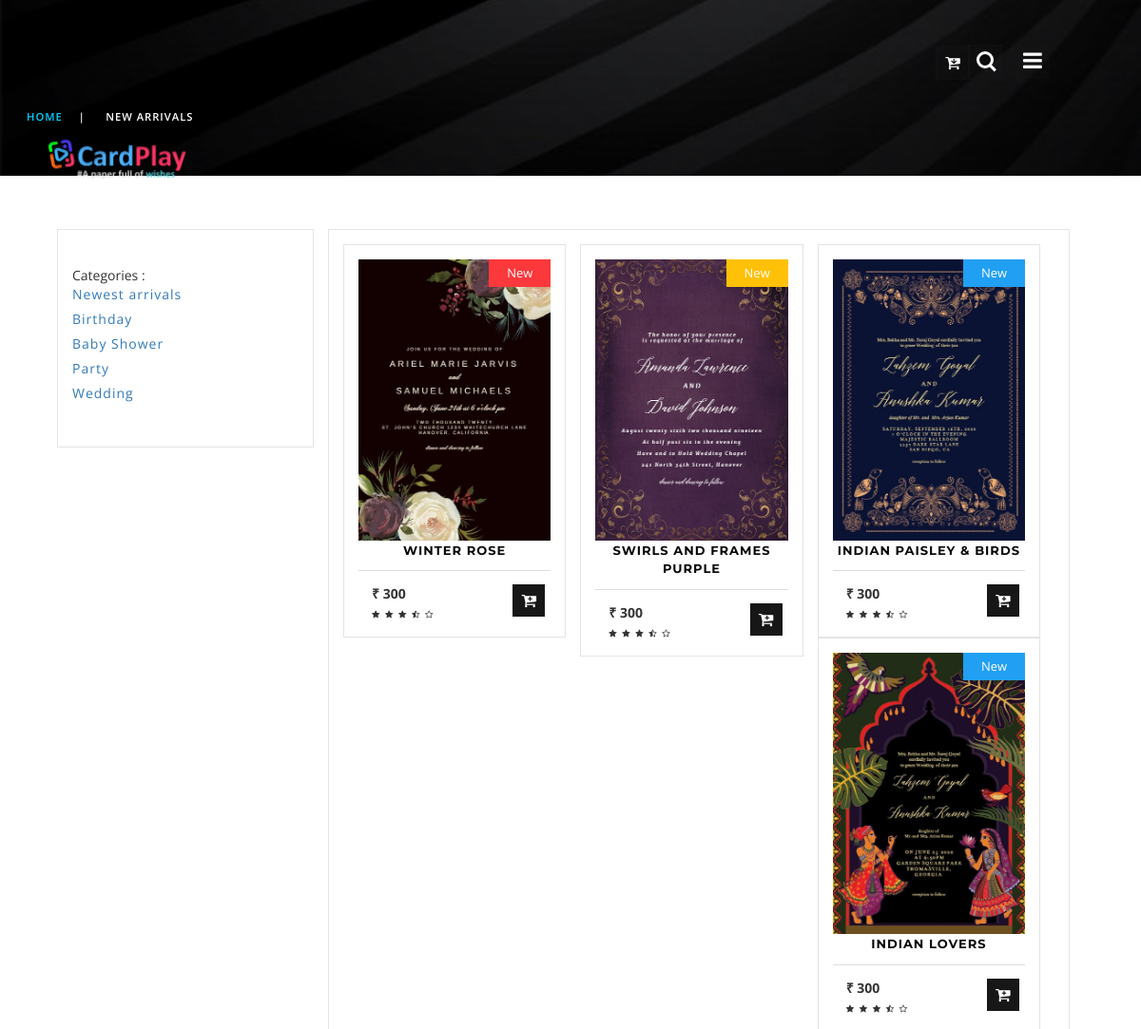
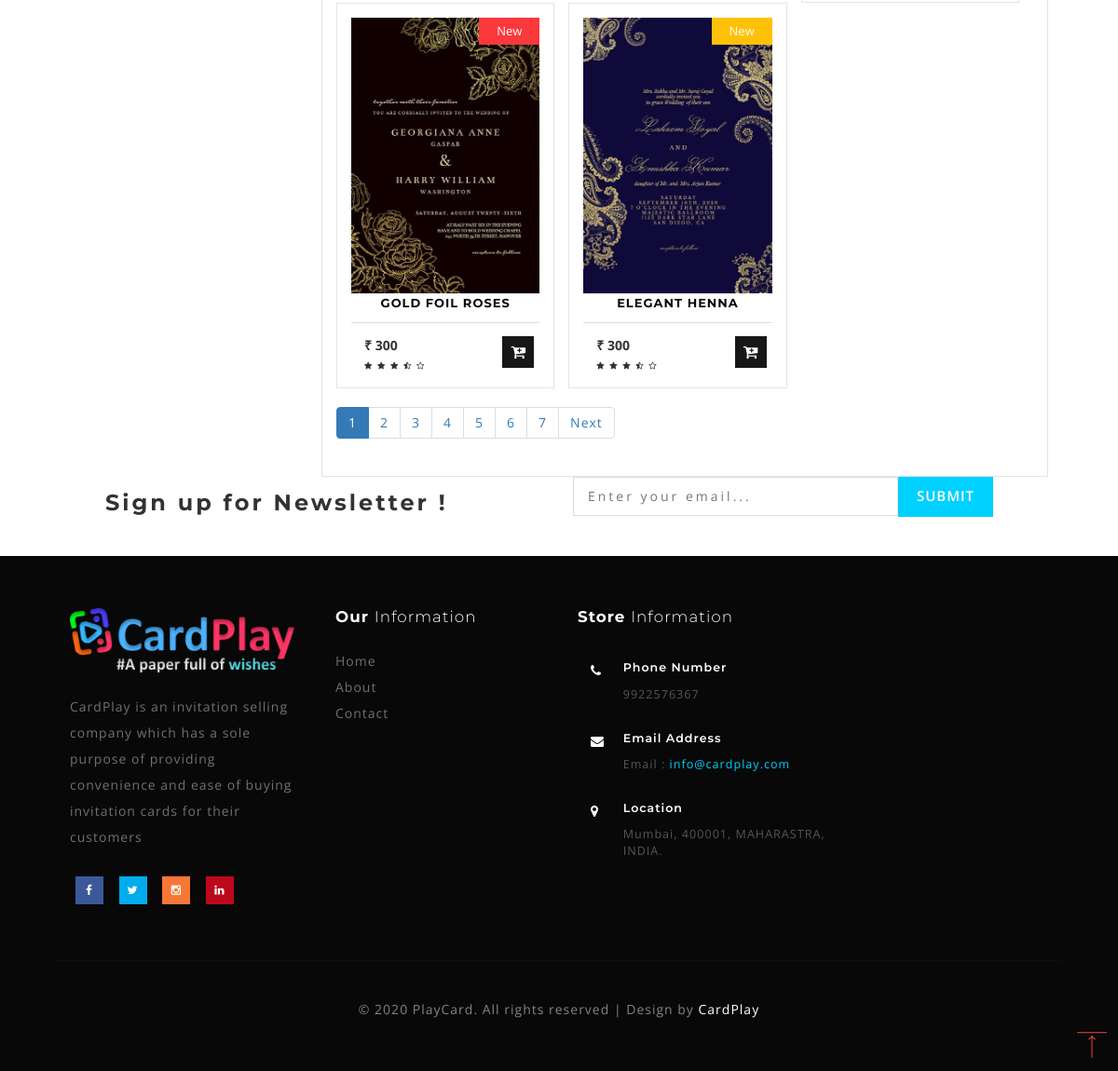
Screenshot of /arrivals.php with the database file from the repository (2 pictures, top to bottom).
### tables this page shows
CREATE TABLE `settings` (
  `id` int(255) NOT NULL,
  `site_name` varchar(255) NOT NULL,
  `logo` varchar(255) NOT NULL,
  `site_description` varchar(255) NOT NULL,
  `contact` varchar(255) NOT NULL,
  `email` varchar(255) NOT NULL,
  `location` varchar(255) NOT NULL,
  `footer_description` varchar(255) NOT NULL
);

CREATE TABLE `product_categories` (
  `category_id` int(255) NOT NULL,
  `category_name` varchar(255) NOT NULL,
  `cards` int(255) NOT NULL
);

CREATE TABLE `products` (
  `product_id` int(255) NOT NULL,
  `category` int(255) NOT NULL,
  `product_name` varchar(255) NOT NULL,
  `product_template` varchar(255) NOT NULL,
  `product_template_clear` varchar(255) NOT NULL,
  `price` int(255) NOT NULL,
  `discount` int(255) NOT NULL,
  `size` varchar(255) NOT NULL,
  `description` varchar(255) NOT NULL,
  `dealer` int(255) NOT NULL,
  `avail_stock` int(255) NOT NULL
);

### arrivals.php (the view, shortened to what this page needs)
<!DOCTYPE html>
<html lang="zxx">
<head>
	<link href="css/bootstrap.css" rel="stylesheet" type="text/css" media="all" />
	<link rel="stylesheet" href="css/shop.css" type="text/css" media="screen" property="" />
	<link href="css/style7.css" rel="stylesheet" type="text/css" media="all" />
	<link rel="stylesheet" type="text/css" href="css/jquery-ui1.css">
	<link href="css/style.css" rel="stylesheet" type="text/css" media="all" />
	<link href="css/font-awesome.css" rel="stylesheet">
</head>
<body>
<div class="banner_top innerpage" id="home">
		<div class="wrapper_top_w3layouts">
			<div class="header_agileits">
				<div class="logo inner_page_log">
					<?php
                    include "includes/dbh.php";
                    $query = "SELECT * FROM settings";
                    $queryfire = mysqli_query($conn, $query) or die("Query Failed.");
                    if(mysqli_num_rows($queryfire) > 0){
                      while($row = mysqli_fetch_assoc($queryfire)) {
                    ?>
					<a class="navbar-brand" href="index.php"><img src="images/<?php echo $row['logo'];?>" width="150"></a>
					<?php
                            }
                        }
                    ?>
				</div>
			            <?php
			            	include "includes/dbh.php";
			            ?>
				<div class="mobile-nav-button">
					<button id="trigger-overlay" type="button"><i class="fa fa-bars" aria-hidden="true"></i></button>
				</div>
				<div class="top_nav_right">
					<div class="cardcart cardcart2 cart cart box_1">
						<form action="cart.php" method="post" class="last">
							<button class="top_card_cart" type="submit" name="open-cart"><i class="fa fa-cart-arrow-down" aria-hidden="true"> <span id="cart-item" class="badge badge-danger"></span></i></button>
						</form>
					</div>
				</div>
			</div>
		</div>
		<div class="search_w3ls_agileinfo">
			<div class="cd-main-header">
				<ul class="cd-header-buttons">
					<li><a class="cd-search-trigger" href="#cd-search"> <span></span></a></li>
				</ul>
			</div>
		</div>
		<div class="services-breadcrumb_w3ls_agileinfo">
			<div class="inner_breadcrumb_agileits_w3">
				<ul class="short">
					<li><a href="index.php">Home</a><i>|</i></li>
					<li>New Arrivals</li>
				</ul>
			</div>
		</div>
	</div>
	<div class="ads-grid_shop">
		<div class="shop_inner_inf">
 		<?php include 'includes/sidemenu.php'; ?>
			<div class="left-ads-display col-md-9">
				<div class="wrapper_top_shop">
					<div class="product-sec1">
					<?php
                        include "includes/dbh.php";
                        $limit = 6;
                        if(isset($_GET['page'])){
                          $page = $_GET['page'];
                        }else{
                          $page = 1;
                        }
                        $offset = ($page - 1) * $limit;
                        $sql = "SELECT  products.category, products.product_id, products.product_name, products.product_template, products.product_template_clear, products.price, products.discount, products.description, product_categories.category_id FROM products LEFT JOIN product_categories ON products.category = product_categories.category_id ORDER BY products.product_id DESC LIMIT {$offset},{$limit}";
                        $result = mysqli_query($conn, $sql) or die("Query Failed products");
                        if(mysqli_num_rows($result) > 0){
                          while($row = mysqli_fetch_assoc($result)) {
                      ?>
						<div class="col-md-4 product-men">
							<div class="product-card-info card">
								<div class="men-pro-item">
									<div class="men-thumb-item">
										<img src="admin/product_images/sample/<?php echo $row['product_template'];?>" alt="">
										<span class="product-new-top">New</span>
									</div>
									<div class="item-info-product">
										<h4>
											<a href='single.php?id=<?php echo $row['product_id']; ?>'><?php echo $row['product_name'];?></a>
										</h4>
										<div class="info-product-price">
											<div class="grid_meta">
												<div class="product_price">
													<div class="grid-price ">
														<span class="money "> &#8377; <?php echo $row['price'];?></span>
													</div>
												</div>
												<ul class="stars">
													<li><a href="#"><i class="fa fa-star" aria-hidden="true"></i></a></li>
													<li><a href="#"><i class="fa fa-star" aria-hidden="true"></i></a></li>
													<li><a href="#"><i class="fa fa-star" aria-hidden="true"></i></a></li>
													<li><a href="#"><i class="fa fa-star-half-o" aria-hidden="true"></i></a></li>
													<li><a href="#"><i class="fa fa-star-o" aria-hidden="true"></i></a></li>
												</ul>
											</div>
											<div class="card single-item hvr-outline-out">
												<form action="" class="form-submit">
													<button class="card-cart pcard-cart addItemBtn"><i class="fa fa-cart-plus" aria-hidden="true"></i></button>
												</form>
											</div>
										</div>
										<div class="clearfix"></div>
									</div>
								</div>
							</div>
						</div>
						<?php
                          }
                        }else{
                          echo "<h2>No Record Found.</h2>";
                        }
                        $sql1 = "SELECT * FROM products";
                        $result1 = mysqli_query($conn, $sql1) or die("Query Failed.");
                        if(mysqli_num_rows($result1) > 0){
                          $total_records = mysqli_num_rows($result1);
                          $total_page = ceil($total_records / $limit);
                          echo '<ul class="pagination admin-pagination">';
                          for($i = 1; $i <= $total_page; $i++){
                            if($i == $page){
                              $active = "active";
                            }else{
                              $active = "";
                            }
                            echo '<li class="'.$active.'"><a href="arrivals.php?page='.$i.'">'.$i.'</a></li>';
                          }
                          if($total_page > $page){
                            echo '<li><a href="arrivals.php?page='.($page + 1).'">Next</a></li>';
                          }
                          echo '</ul>';
                        }
                        ?>
					</div>
				</div>
			</div>
	</div>
</div>
	<?php include 'footer.php'; ?>
    <a href="#home" id="toTop" class="scroll" style="display: block;"> <span id="toTopHover" style="opacity: 1;"> </span></a>
</body>
</html>

### includes/sidemenu.php (shortened to what this page needs)
<div class="side-bar col-md-3">
	<div class="left-side">
                 <div class="sb-sidenav-menu" id="navbarSupportedContent">
                 	<div class="sidebar-heading">Categories :</div>
		    <div class="list-group list-group-flush">
		    	<?php
                include "dbh.php";
                $sql = "SELECT * FROM product_categories WHERE cards > 0";
                $result = mysqli_query($conn, $sql) or die("Query Failed. : Category");
                if(mysqli_num_rows($result) > 0){
                  $active = "";
              ?>
		    	<ul>
		    	<?php echo "<li><a href='arrivals.php'>Newest arrivals</a></li>"; ?>
		    	<?php while($row = mysqli_fetch_assoc($result)) {
                   echo "<li><a class='{$active}' href='category.php?cid={$row['category_id']}'>{$row['category_name']}</a></li>";
                 } ?>
		      	</ul>
		      	<?php } ?>
		    </div>
	 	</div>
	</div>
</div>

### footer.php (shortened to what this page needs)
<div class="newsletter_w3layouts_agile">
	<div class="col-sm-6 newsleft">
		<h3>Sign up for Newsletter !</h3>
	</div>
	<div class="col-sm-6 newsright">
		<form action="#" method="post">
			<input type="email" placeholder="Enter your email..." name="email" required="">
			<input type="submit" value="Submit">
		</form>
	</div>
	<div class="clearfix"></div>
</div>
<div class="footer_agileinfo_w3">
	<?php
                include "includes/dbh.php";
                $query = "SELECT * FROM settings";
                $queryfire = mysqli_query($conn, $query) or die("Query Failed.");
                if(mysqli_num_rows($queryfire) > 0){
                  while($row = mysqli_fetch_assoc($queryfire)) {
              ?>
	<div class="footer_inner_info_w3ls_agileits">
		<div class="col-md-3 footer-left">
			<h2><a href="index.php"><img src="images/<?php echo $row['logo'];?>" height="70" width=""></a></h2>
			<p><?php echo $row['site_description'];?></p>
			<ul class="social-nav model-3d-0 footer-social social two">
				<li>
					<a href="https://www.facebook.com/harsh.rajput.56829/" target="_blank" class="facebook">
						<div class="front"><i class="fa fa-facebook" aria-hidden="true"></i></div>
					</a>
				</li>
				<li>
					<a href="#" class="twitter">
						<div class="front"><i class="fa fa-twitter" aria-hidden="true"></i></div>
					</a>
				</li>
				<li>
					<a href="https://www.instagram.com/icarus_31/" target="_blank" class="instagram">
						<div class="front"><i class="fa fa-instagram" aria-hidden="true"></i></div>
					</a>
				</li>
				<li>
					<a href="https://www.linkedin.com/in/harsh-rajput-b18b831a2/" target="_blank" class="linkedin">
						<div class="front"><i class="fa fa-linkedin" aria-hidden="true"></i></div>
					</a>
				</li>
			</ul>
		</div>
		<div class="col-md-9 footer-right">
			<div class="sign-grds">
				<div class="col-md-4 sign-gd">
					<h4>Our <span>Information</span> </h4>
					<ul>
						<li><a href="index.php">Home</a></li>
						<li><a href="about.php">About</a></li>
						<li><a href="contact.php">Contact</a></li>
					</ul>
				</div>
				<div class="col-md-5 sign-gd-two">
					<h4>Store <span>Information</span></h4>
					<div class="address">
						<div class="address-grid">
							<div class="address-left">
								<i class="fa fa-phone" aria-hidden="true"></i>
							</div>
							<div class="address-right">
								<h6>Phone Number</h6>
								<p><?php echo $row['contact'];?></p>
							</div>
							<div class="clearfix"> </div>
						</div>
						<div class="address-grid">
							<div class="address-left">
								<i class="fa fa-envelope" aria-hidden="true"></i>
							</div>
							<div class="address-right">
								<h6>Email Address</h6>
								<p>Email :<a href="mailto:<?php echo $row['email'];?>"> <?php echo $row['email'];?></a></p>
							</div>
							<div class="clearfix"> </div>
						</div>
						<div class="address-grid">
							<div class="address-left">
								<i class="fa fa-map-marker" aria-hidden="true"></i>
							</div>
							<div class="address-right">
								<h6>Location</h6>
								<p><?php echo $row['location'];?></p>
							</div>
							<div class="clearfix"> </div>
						</div>
					</div>
				</div>
			</div>
		</div>
		<div class="clearfix"></div>
		<p class="copy-right-w3ls-agileits"><?php echo $row['footer_description'];?></p>
	</div>
	<?php
               }
             }
             ?>
</div>

### css/shop.css (style rules this page uses)
.card-cart { font-size: 1em; color: #fff; margin: 0; text-decoration: none; text-transform: capitalize; border: none; background: none; outline: none; -webkit-transition: .5s all; -moz-transition: .5s all; transition: .5s all; padding:5px 7px; }
.men-pro-item { position: relative; }
.product-men { padding-left: 0; }
.product-men:nth-child(2) .product-new-top,.product-men:nth-child(6) .product-new-top,.product-men:nth-child(7) .product-new-top { background: #FFC107; }
.product-men:nth-child(4) .product-new-top,.product-men:nth-child(8) .product-new-top,.product-new-top,.product-men:nth-child(3) .product-new-top { background: #219ff3; }
.product-new-top { background: #fb383b; color: #fff; right: 0; position: absolute; top: 0; width: 80px; font-size: 13px; height: 29px; text-align: center; line-height: 2.3; }
span.money { font-size: 1em; font-weight: 700; }
ul.stars i { font-size: 9px; }
ul.stars li { list-style:none; display:inline-block; }
ul.stars li a { color:#333; }
.product-card-info { padding: 15px; border: 1px solid #e4e4e4; }
.side-bar { padding: 20px 15px; border: 1px solid #e4e4e4; }
.left-side ul li { display: inline-block; width: 100%; margin-bottom: 6px; }
.left-side { margin-top: 18px; }
.wrapper_top_shop { padding: 15px; border: 1px solid #e4e4e4; }
.men-thumb-item { text-align: center; position: relative; }
.item-info-product { text-align: center; }
.item-info-product h4 a { color: #080808; font-size: 15px; letter-spacing: 1px; text-transform: uppercase; font-weight: 700; }
.info-product-price { margin: 12px 0; }
.product-men img { width: 100%; }
.grid_meta { float: left; width: 80%; text-align: left; }
.info-product-price { margin: 12px 0; padding: 1em; border-top: 1px solid #ddd; }
button.card-cart { font-size: 1.2em; color: #fff; border:none; text-align: center; border-left:none!important; background: none; background: #171717; width: 34px; height: 34px; }
.card.single-item { float: right; }
@media (max-width:1280px) { .item-info-product h4 a { font-size: 13px; } }
@media (max-width:1280px) { .card.single-item { float: right; width: 15%; } }
@media (max-width:1280px) { .product-new-top { right: 0; top: 0; width: 65px; font-size: 13px; height: 29px; line-height: 2.3; } }

### css/style7.css (style rules this page uses)
button#trigger-overlay { outline: none; border: none; background: none; text-align: center; color: #fbfdfb; font-size: 1.65em; padding: 0 8px; }
html, body { overflow-x: hidden; }

### rows the page displays
settings: logo (picture), site_description "CardPlay is an invitation selling company which has a sole purpose of providing convenience and ease of buying invitation cards for their customers", contact "9922576367", email "info@cardplay.com", location "Mumbai, 400001, MAHARASTRA, INDIA.", footer_description "© 2020 PlayCard. All rights reserved | Design by CardPlay"
product_categories: category_name "Birthday"
product_categories: category_name "Baby Shower"
product_categories: category_name "Party"
product_categories: category_name "Wedding"
products: product_template (picture), product_name "WINTER ROSE", price "300"
products: product_template (picture), product_name "SWIRLS AND FRAMES PURPLE", price "300"
products: product_template (picture), product_name "INDIAN PAISLEY & BIRDS", price "300"
products: product_template (picture), product_name "INDIAN LOVERS", price "300"
products: product_template (picture), product_name "GOLD FOIL ROSES", price "300"
products: product_template (picture), product_name "ELEGANT HENNA", price "300"
